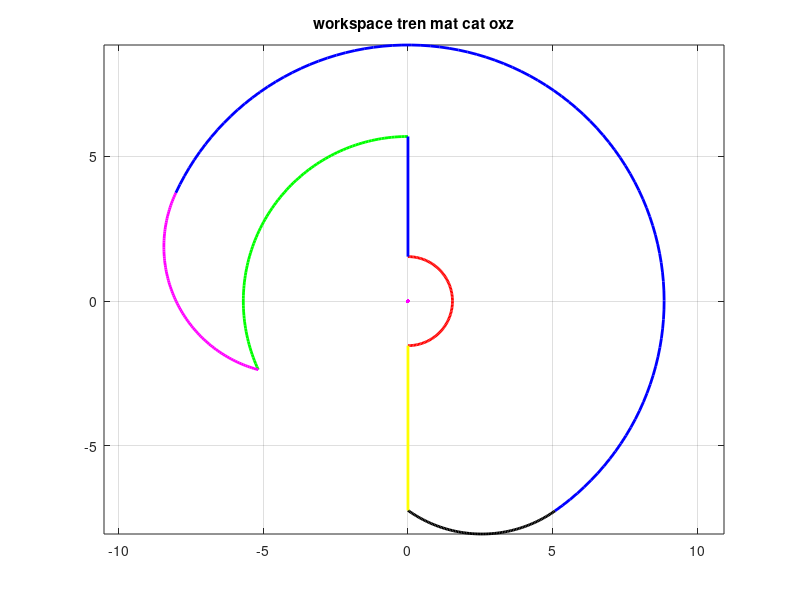

MATLAB code for this plot:
a2 = 4.45;
a3 = 4.4;

%TH1
r1 = a2 + a3;
%theta3 = 0
theta = linspace(-11*pi/36, 31*pi/36, 100); 
% Chuyển đổi tọa độ cực sang Descartes
x = r1 * cos(theta);
y = r1 * sin(theta);
% Vẽ hình tròn
figure;
plot(x, y, 'b', 'LineWidth', 2); % Đường viền màu xanh, độ dày 2
axis equal; % Giữ tỉ lệ x và y bằng nhau
grid on; % Bật lưới
title('workspace tren mat cat oxz');
hold on;

%TH2: 
%theta3 = -160
% theta2: từ -55 đến 155
r2 = sqrt(a2^2 + a3^2 - 2*a2*a3*cos(pi/9));
theta = linspace(-pi/2, pi/2, 100);
x = r2 * cos(theta);
y = r2 * sin(theta);
plot(x, y, 'r', 'LineWidth', 2); % Đường viền màu xanh, độ dày 2
axis equal; % Giữ tỉ lệ x và y bằng nhau
grid on; % Bật lưới
hold on;

%TH3:
%theta3 = 100
% theta2: từ -55 đến 155
r3 = sqrt(a2^2 + a3^2 - 2*a2*a3*cos(4*pi/9));
alpha2 = asin(sin(4*pi/9)*a3/r3);
theta = linspace(pi/2, 31*pi/36 + alpha2, 100);
x = r3 * cos(theta);
y = r3 * sin(theta);
plot(x, y, 'g', 'LineWidth', 2);
axis equal;
grid on;
hold on;

%TH4:
%dich tam
denta_x1 = a2 * cos(31*pi/36);
denta_y1 = a2 * sin(31*pi/36);
r4 = a3;
theta = linspace(31*pi/36, 5*pi/9 + 31*pi/36, 100);
x = r4 * cos(theta) + denta_x1;
y = r4 * sin(theta) + denta_y1;
plot(x, y, 'm', 'LineWidth', 2);
axis equal;
grid on;

%TH5:
%dich tam
denta_x2 = a2 * cos(-11*pi/36);
denta_y2 = a2 * sin(-11*pi/36);
y3 = - sqrt(a3^2 - (a2*cos(-11*pi/36))^2) + a2*sin(-11*pi/36);

alpha3 = acos((y3^2 - a2^2 - a3^2)/(2*a2*a3));
theta = linspace(-11*pi/36, -alpha3 - 11*pi/36, 100);
x = a3 * cos(theta) + denta_x2;
y = a3 * sin(theta) + denta_y2;
plot(x, y, 'black', 'LineWidth', 2);
axis equal;
grid on;

plot(0,0,'m.','MarkerSize',10);
%Doan thang
plot([0,0],[r2,r3],'b','LineWidth', 2);
plot([0,0],[-r2, y3],'y','LineWidth', 2);